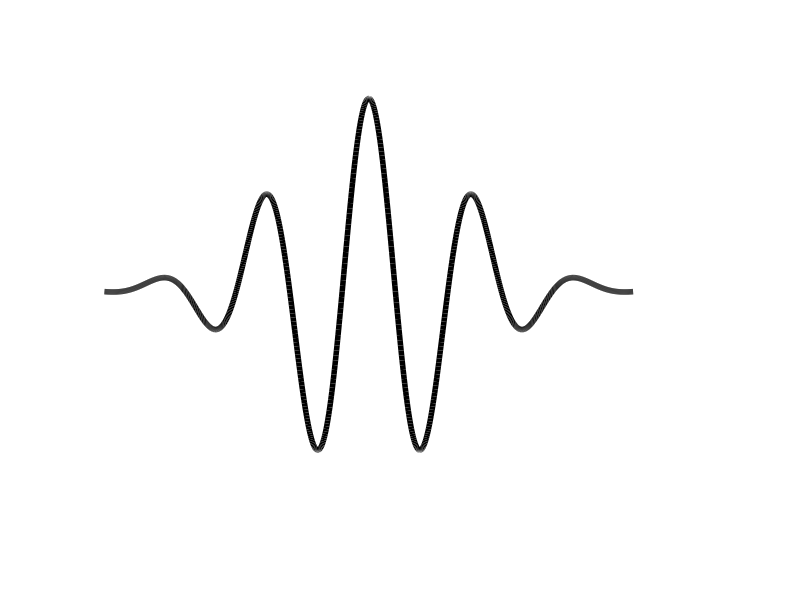

MATLAB code to generate this figure:
%% RF signal
%
% Small RF curve for a slide
%
% Not important.  But useful
%

N = 1024;
t = linspace(0,2*pi,N) - pi;
sig = cos(5*t);

g = fspecial('gaussian',[1,N],N/6);
sig = sig.*g;
plot(sig,'k-','LineWidth',4);
axis off
set(gca,'ylim',[-3,3]*10^-3)

